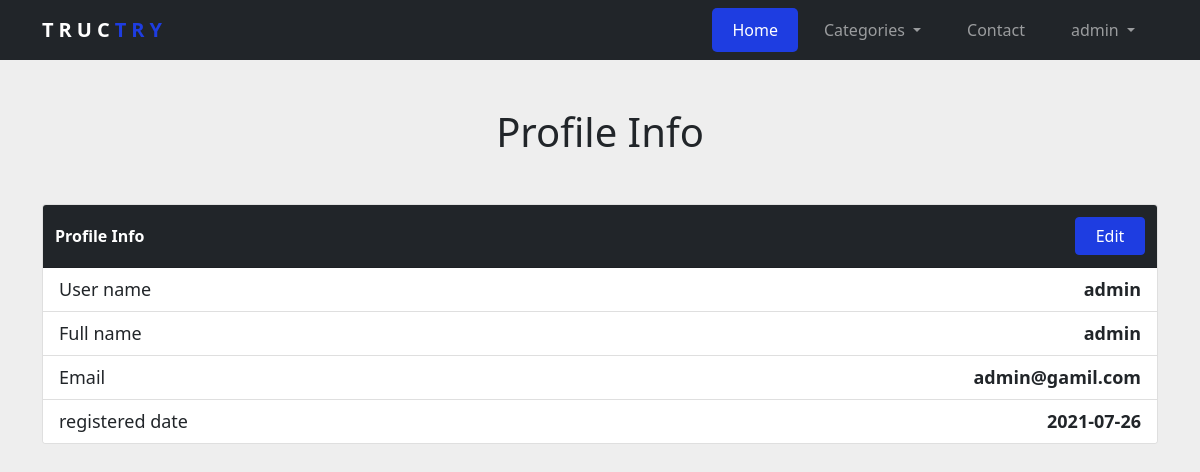
The app's page /profile.php (signed in) with its own data.
### tables this page shows
CREATE TABLE `users` (
  `UserID` int(11) NOT NULL,
  `UserName` varchar(255) NOT NULL,
  `Password` varchar(255) NOT NULL,
  `GroupID` int(11) NOT NULL,
  `Email` varchar(255) NOT NULL,
  `FullName` varchar(255) NOT NULL,
  `Date` date NOT NULL
);

### profile.php (the view, shortened to what this page needs)
<?php
    require "admin/config.php";
    include "includes/template/header.php";
    include "includes/template/navbar.php";
    if(isset($_SESSION['username'])){
        $stmt = $con->prepare("SELECT * FROM users WHERE UserName = ?");
        $stmt->execute(array($_SESSION['username']));
        $info = $stmt->fetch();
        $link = isset($_GET['action']) ? $_GET['action'] : "profile";
        if($link == "profile"){ ?>
            <div class="info">
                <div class="container">
                    <h1 class="text-center m-5">Profile Info</h1>
                    <div class="row">
                        <div class="col">
                            <div class="card">
                                <div class="card-header bg-dark">
                                    <span class="title">Profile Info</span> <a href="profile.php?action=edit&id=<?php echo $info['UserID'] ?>" class="edit btn btn-primary float-end">Edit</a>
                                </div>
                                <ul class="list-group list-group-flush" style="font-size: 18px;">
                                    <li class="list-group-item">User name <span class="float-end fw-bold"><?php echo $info['UserName'] ?></span></li>
                                    <li class="list-group-item">Full name <span class="float-end fw-bold"><?php echo $info['FullName'] ?></span></li>
                                    <li class="list-group-item">Email <span class="float-end fw-bold"><?php echo $info['Email'] ?></span></li>
                                    <li class="list-group-item">registered date <span class="float-end fw-bold"><?php echo $info['Date'] ?></span></li>
                                </ul>
                            </div>
                        </div>
                    </div>
                </div>
            </div>
<?php
        }
    } else {
        header('location: login.php');
        exit();
    }
    include "includes/template/footer.php";
?>

### css/style.css (style rules this page uses)
:root { --btn: #1E3DE1; --btnhover: #2444FF; }
.btn-primary { background-color: var(--btn); border-color: var(--btn); }
body { background-color: #eee; }
.info { margin: 20px 0px 20px 0px; }
.info .card { margin-bottom: 20px; }
.info .card .card-header { color: #fff; font-weight: bold; padding: 12px; }
.info .card .title { position: relative; top: 7px; }
.info .card .edit { width: 70px; }

### records on screen
users: UserName "admin", FullName "admin", Email "admin@gamil.com", Date "2021-07-26"

### other values on screen
$_SESSION['username'] "admin"
